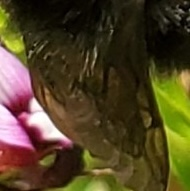
#> input picture Phase2/ConceptsFinal/Negative/NegativeFur/California Bumble Bee_3373_114101506_3.jpg, 190 x 191 px, given as the content of the folder ./ConceptsFinal/Positive/PositiveFur, which was not available
$ python 1_option2_big_concept_augmentation_rotate_and_scale.py
#> lines starting #> are read from the running program, lines starting #| are printed output that depends on the picture; pictures that were not available may be replaced by others from this repository, and a replacement may not be noted
import os
from PIL import Image
import shutil

def augment_images(input_directory, output_directory):

#> called with input_directory = './ConceptsFinal/Positive/PositiveFur'
    if os.path.exists(output_directory):
        shutil.rmtree(output_directory)
    os.makedirs(output_directory, exist_ok=True)


    image_files = [
        f for f in os.listdir(input_directory)
        if f.lower().endswith(('.jpg', '.png', '.jpeg')) and not f.startswith('.')
    ]


    scaling_factors = [1/4, 1/3, 1/2.5, 1/2, 1/1.5, 1]


    rotations = [
        (0, "OG"),
        (15, "15cw"),
        (30, "30cw"),
        (45, "45cw"),
        (60, "60cw"),
        (75, "75cw"),
        (90, "90cw"),
        (105, "105cw"),
        (120, "120cw"),
        (135, "135cw"),
        (150, "150cw"),
        (165, "165cw"),
        (180, "180cw"),
        (195, "195cw"),
        (210, "210cw"),
        (225, "225cw"),
        (240, "240cw"),
        (255, "255cw"),
        (270, "270cw"),
        (285, "285cw"),
        (300, "300cw"),
        (315, "315cw"),
        (330, "330cw"),
        (345, "345cw")
    ]

    for image_file in image_files:
        image_path = os.path.join(input_directory, image_file)
        with Image.open(image_path) as img:

#> img is the input picture: PIL image 190x191 RGB; mean R, G, B 80.2, 66.4, 36.2
            target_size = (224, 224)
            img.thumbnail(target_size, Image.Resampling.LANCZOS)


            for scale in scaling_factors:
                width, height = img.size
                new_width = int(width * scale)
                new_height = int(height * scale)
                scaled_img = img.resize((new_width, new_height), Image.Resampling.LANCZOS)

                # --- 1 rotations to the scaled image ---
                for angle, suffix in rotations:

                    rotated_img = scaled_img.rotate(-angle, expand=True)

                    base_name = os.path.splitext(image_file)[0]
                    filename = f"{base_name}_scaled_{int(scale*100)}_{suffix}.jpg"
                    rotated_img.save(os.path.join(output_directory, filename))

                # --- 2 rotations to the flipped and scaled image ---

                flipped_img = scaled_img.transpose(Image.FLIP_TOP_BOTTOM)

                for angle, suffix in rotations:

                    rotated__flipped_img = flipped_img.rotate(-angle, expand=True)

                    base_name = os.path.splitext(image_file)[0]
                    filename = f"{base_name}_flipped_scaled_{int(scale*100)}_{suffix}.jpg"
                    rotated__flipped_img.save(os.path.join(output_directory, filename))
#> this loop made 6 passes
#> pass 1, in augment_images, `rotated_img.save(os.path.join(output_directory, filename))`:
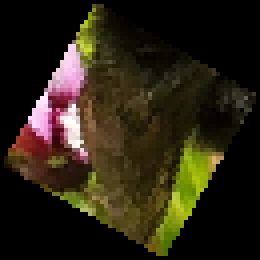
#> saved as California Bumble Bee_3373_114101506_3_scaled_25_30cw.jpg: PIL image 65x65 RGB (shown 4 times larger); mean R, G, B 41.9, 34.7, 18.8
#> pass 1, in augment_images, `rotated_img.save(os.path.join(output_directory, filename))`:
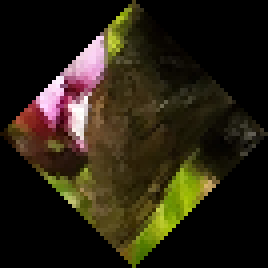
#> saved as California Bumble Bee_3373_114101506_3_scaled_25_45cw.jpg: PIL image 67x67 RGB (shown 4 times larger); mean R, G, B 40.4, 33.5, 18.3
#> after the loop:
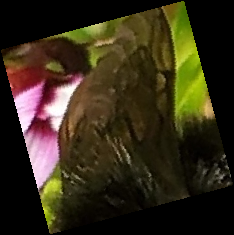
#> rotated__flipped_img: PIL image 234x235 RGB; mean R, G, B 52.9, 43.8, 23.9
#> after the loop:
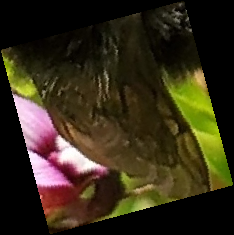
#> rotated_img: PIL image 234x235 RGB; mean R, G, B 52.9, 43.8, 23.9


if __name__ == "__main__":

    concepts = ["Fur", "PinchWaist"]

    for concept in concepts:

        input_dir = f"./ConceptsFinal/Positive/Positive{concept}"
        output_dir = f"./AugmentedConceptsFinal/Positive/Positive{concept}"
        augment_images(input_dir, output_dir)


        input_dir = f"./ConceptsFinal/Negative/Negative{concept}"
        output_dir = f"./AugmentedConceptsFinal/Negative/Negative{concept}"
        augment_images(input_dir, output_dir)
#> the loop in augment_images (call 2), `for scale in scaling_factors:` made 6 passes
#> pass 1, in augment_images (call 2), `rotated_img.save(os.path.join(output_directory, filename))`:
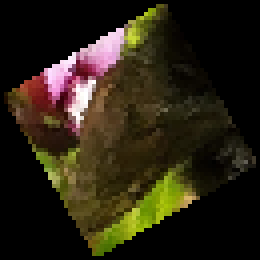
#> saved as California Bumble Bee_3373_114101506_3_scaled_25_60cw.jpg: PIL image 65x65 RGB (shown 4 times larger); mean R, G, B 41.8, 34.6, 18.8
#> pass 1, in augment_images (call 2), `rotated_img.save(os.path.join(output_directory, filename))`:
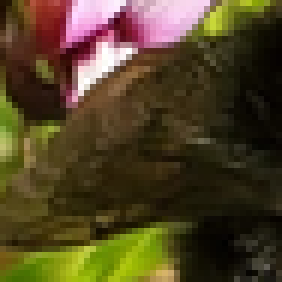
#> saved as California Bumble Bee_3373_114101506_3_scaled_25_90cw.jpg: PIL image 47x47 RGB (shown 6 times larger); mean R, G, B 80.2, 66.4, 36.2
#> pass 1, in augment_images (call 2), `rotated_img.save(os.path.join(output_directory, filename))`:
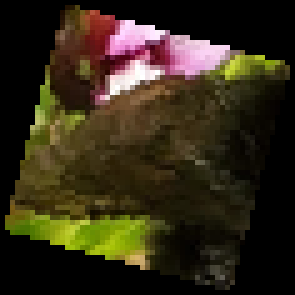
#> saved as California Bumble Bee_3373_114101506_3_scaled_25_105cw.jpg: PIL image 59x59 RGB (shown 5 times larger); mean R, G, B 50.8, 42.1, 23
#> pass 2 of the loop `for concept in concepts:`:
#> the loop in augment_images (call 3), `for scale in scaling_factors:` made 6 passes
#> pass 1, in augment_images (call 3), `rotated_img.save(os.path.join(output_directory, filename))`:
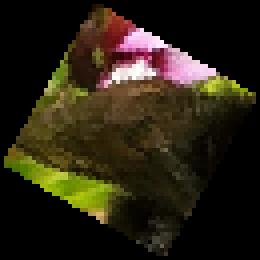
#> saved as California Bumble Bee_3373_114101506_3_scaled_25_120cw.jpg: PIL image 65x65 RGB (shown 4 times larger); mean R, G, B 41.9, 34.7, 18.8
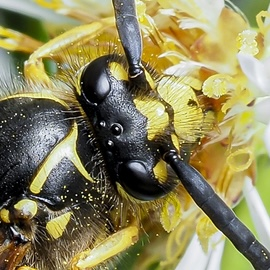
#> input picture Phase2/ConceptsFinal/Negative/NegativePinchWaist/Aerial Yellowjackets_41_260106176_1.jpg, 270 x 270 px
#> in augment_images, img is the input picture: PIL image 270x270 RGB; mean R, G, B 141, 134.7, 91.5
#> img: PIL image 224x224 RGB
#> after the loop in augment_images (call 4), `for scale in scaling_factors:`:
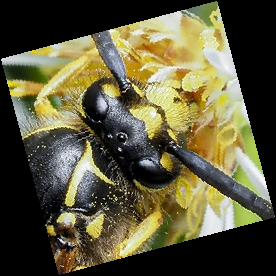
#> rotated_img: PIL image 276x276 RGB; mean R, G, B 92.8, 88.7, 60.3
